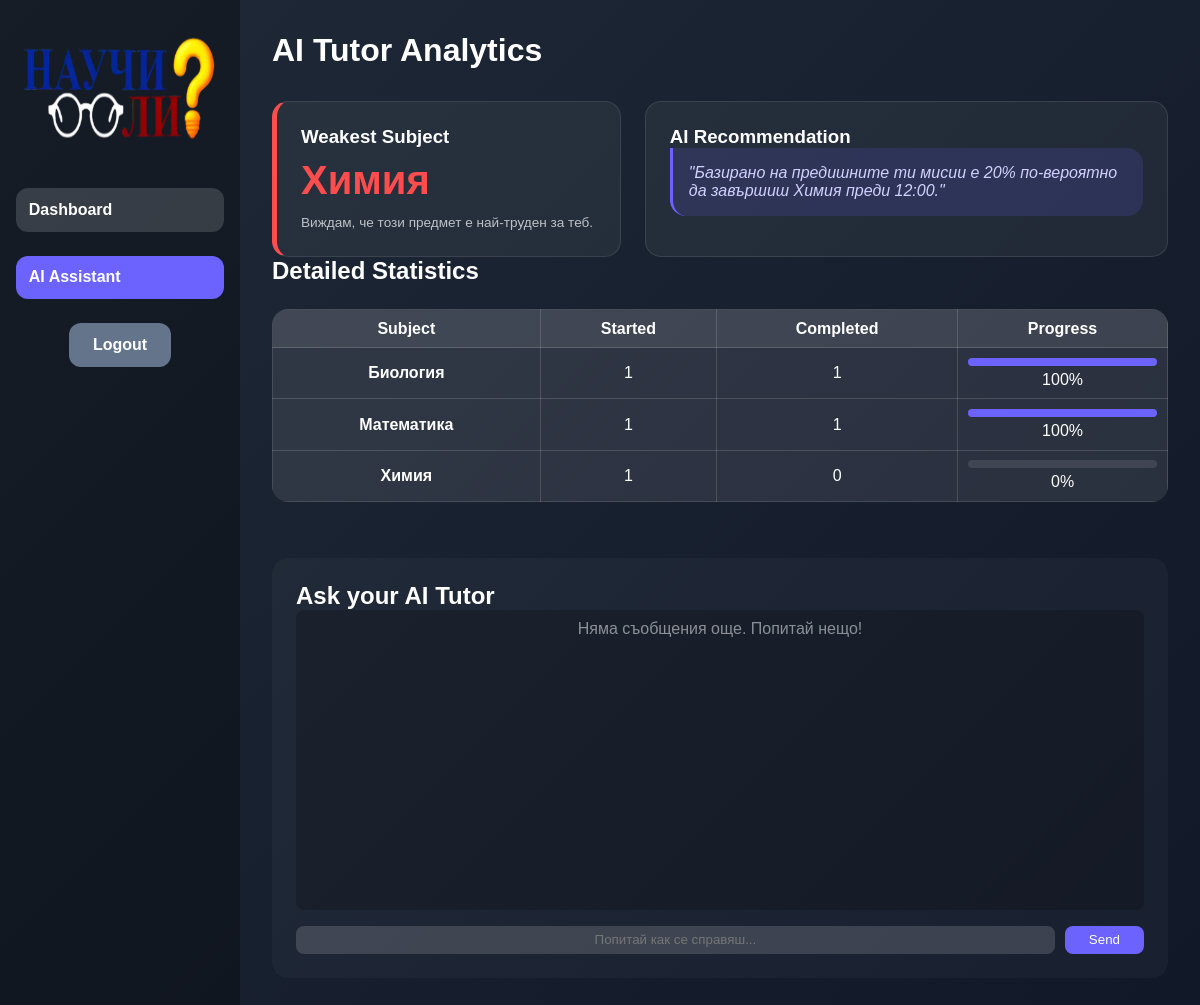
Screenshot of /ai_assistant (signed in) with the database file from the repository.
### app.py (models this page shows)
class Mission(db.Model):
    id = db.Column(db.Integer, primary_key=True)
    title = db.Column(db.String(200))
    duration = db.Column(db.Integer)      # <--- Make sure this line exists!
    xp_reward = db.Column(db.Integer)
    completed = db.Column(db.Boolean, default=False)
    remaining_seconds = db.Column(db.Integer, default=0)
    user_id = db.Column(db.Integer, db.ForeignKey('user.id'))

### app.py (the view)
@app.route('/ai_assistant')
@login_required
def ai_assistant():
    weakest_subject = get_weakest_subject(current_user.id)
    all_missions = Mission.query.filter_by(user_id=current_user.id).all()
    subject_stats = {}
    for m in all_missions:
        subj = m.title.replace("Study Session: ", "")
        if subj not in subject_stats:
            subject_stats[subj] = {'total': 0, 'completed': 0}
        subject_stats[subj]['total'] += 1
        if m.completed:
            subject_stats[subj]['completed'] += 1
    chat_history = ChatMessage.query.filter_by(user_id=current_user.id).order_by(ChatMessage.timestamp.asc()).all()
    return render_template('ai_assistant.html',
                           stats=subject_stats,
                           weakest_subject=weakest_subject,
                           chat_history=chat_history) # <--- Make sure this is here!

### app.py (called while the page is built)
@login_manager.user_loader
def load_user(user_id):
    return User.query.get(int(user_id))

def get_weakest_subject(user_id):
    all_missions = Mission.query.filter_by(user_id=user_id).all()
    if not all_missions:
        return "None yet"
    subject_stats = {}
    for m in all_missions:
        subj = m.title.replace("Study Session: ", "")
        if subj not in subject_stats:
            subject_stats[subj] = {'total': 0, 'completed': 0}
        subject_stats[subj]['total'] += 1
        if m.completed:
            subject_stats[subj]['completed'] += 1
    weakest_subject = "None yet"
    lowest_rate = 101
    for subj, stats in subject_stats.items():
        rate = (stats['completed'] / stats['total']) * 100
        if rate < lowest_rate:
            lowest_rate = rate
            weakest_subject = subj
    return weakest_subject

### templates/ai_assistant.html (shortened to what this page needs)
<!DOCTYPE html>
<html lang="bg">
<head>
    <link rel="stylesheet" href="{{ url_for('static', filename='style.css') }}">
</head>
<body>
    <div class="container">
        <div class="sidebar">
            <div class="logo"><img src="{{ url_for('static', filename='logo.png') }}"></div>
            <a href="{{ url_for('dashboard') }}" class="tab-button">Dashboard</a>
            <a href="{{ url_for('ai_assistant') }}" class="tab-button active">AI Assistant</a>
            <a href="{{ url_for('logout') }}" class="back-btn">Logout</a>
        </div>
        <div class="content-area">
            <h1>AI Tutor Analytics</h1>
            <div class="ai-grid">
                <div class="ai-card highlight">
                    <h3>Weakest Subject</h3>
                    <p class="stat-focus">{{ weakest_subject }}</p>
                    <p class="ai-hint">Виждам, че този предмет е най-труден за теб.</p>
                </div>
                <div class="ai-card">
                    <h3>AI Recommendation</h3>
                    <div class="chat-bubble">
                        "Базирано на предишните ти мисии е 20% по-вероятно да завършиш {{ weakest_subject }} преди
                        12:00."
                    </div>
                </div>
            </div>
            <div class="stats-container">
                <h2>Detailed Statistics</h2>
                <table>
                    <thead>
                        <tr>
                            <th>Subject</th>
                            <th>Started</th>
                            <th>Completed</th>
                            <th>Progress</th>
                        </tr>
                    </thead>
                    <tbody>
                        {% for subj, data in stats.items() %}
                        {% set rate = (data.completed / data.total * 100)|round|int %}
                        <tr>
                            <td><strong>{{ subj }}</strong></td>
                            <td>{{ data.total }}</td>
                            <td>{{ data.completed }}</td>
                            <td>
                                <div class="progress-bg">
                                    <div class="progress-fill" style="width: {{ rate }}%;"></div>
                                </div>
                                <span>{{ rate }}%</span>
                            </td>
                        </tr>
                        {% endfor %}
                    </tbody>
                </table>
            </div>
            <div class="chat-section">
                <h2>Ask your AI Tutor</h2>
                <div class="chat-window" id="chatWindow">
                    {% if chat_history %}
                    {% for msg in chat_history %}
                    <div class="message {{ 'ai-msg' if msg.is_ai else 'user-msg' }}">
                        {{ msg.content }}
                    </div>
                    {% endfor %}
                    {% else %}
                    <p style="text-align: center; opacity: 0.5;">Няма съобщения още. Попитай нещо!</p>
                    {% endif %}
                </div>
                <form action="{{ url_for('ask_ai') }}" method="POST" class="chat-input-area">
                    <input type="text" name="message" placeholder="Попитай как се справяш..." required>
                    <button type="submit" onclick="showLoading()">Send</button>
                </form>
            </div>
        </div>
    </div>
</body>
</html>

### static/style.css (style rules this page uses)
* { margin: 0; padding: 0; box-sizing: border-box; font-family: Arial, Helvetica, sans-serif; }
body { background: linear-gradient(135deg, #1f2937, #111827); color: #fff; min-height: 100vh; }
.container { display: flex; min-height: 100vh; }
.sidebar { width: 15rem; background: rgba(0,0,0,0.3); display: flex; flex-direction: column; align-items: center; padding: 2rem 1rem; gap: 1.5rem; }
.sidebar .logo img { width: 15rem; height: 7rem; margin-bottom: 1rem; filter: brightness(120%); }
.sidebar .tab-button { width: 100%; padding: 0.8rem; background: rgba(255,255,255,0.15); border: none; text-decoration: none; border-radius: 0.75rem; color: #fff; font-weight: bold; cursor: pointer; transition: background 0.2s; }
.tab-button { width: 100%; padding: 0.8rem; background: rgba(255,255,255,0.15); border: none; border-radius: 0.75rem; color: #fff; font-weight: bold; cursor: pointer; transition: background 0.2s; }
.tab-button.active { background: #6c63ff; }
.content-area { flex: 1; padding: 2rem; display: flex; flex-direction: column; }
.back-btn { display: inline-block; padding: 0.8rem 1.5rem; background: #64748b; border-radius: 0.75rem; text-decoration: none; color: white; font-weight: bold; transition: 0.3s; }
a { color: #3b82f6; }
.content-area table { width: 100%; border-collapse: collapse; margin: 1.5rem 0; background: rgba(255,255,255,0.05); border-radius: 1rem; overflow: hidden; }
.content-area th, .content-area td { border: 1px solid rgba(255,255,255,0.15); padding: 0.6rem; text-align: center; }
.content-area th { background: rgba(255,255,255,0.12); font-weight: bold; }
.content-area td { background: rgba(255,255,255,0.04); }
.content-area input[type="text"] { width: 95%; padding: 0.4rem; border-radius: 0.5rem; border: none; outline: none; text-align: center; background: rgba(255,255,255,0.15); color: white; transition: 0.2s; }
.ai-grid { display: grid; grid-template-columns: 1fr 1.5fr; gap: 1.5rem; margin-top: 2rem; }
.ai-card { background: rgba(255, 255, 255, 0.05); padding: 1.5rem; border-radius: 1rem; border: 1px solid rgba(255, 255, 255, 0.1); }
.ai-card.highlight { border-left: 5px solid #ff4d4d; }
.stat-focus { font-size: 2.5rem; font-weight: bold; color: #ff4d4d; margin: 10px 0; }
.ai-hint { font-size: 0.85rem; opacity: 0.7; line-height: 1.4; }
.chat-bubble { background: rgba(108, 99, 255, 0.15); padding: 1rem; border-radius: 0 1rem 1rem 1rem; font-style: italic; color: #d1d1ff; border-left: 3px solid #6c63ff; }
.progress-bg { width: 100%; background: rgba(255,255,255,0.1); height: 8px; border-radius: 4px; overflow: hidden; margin-bottom: 5px; }
.progress-fill { height: 100%; background: #6c63ff; transition: width 0.5s ease-in-out; }
.chat-section { margin-top: 2rem; background: rgba(255, 255, 255, 0.03); padding: 1.5rem; border-radius: 1rem; }
.chat-window { height: 300px; overflow-y: auto; display: flex; flex-direction: column; gap: 10px; padding: 10px; background: rgba(0, 0, 0, 0.2); border-radius: 0.5rem; margin-bottom: 1rem; }
.chat-input-area { display: flex; gap: 10px; }
.chat-input-area input { flex-grow: 1; background: rgba(255, 255, 255, 0.1); border: 1px solid rgba(255, 255, 255, 0.2); padding: 0.8rem; border-radius: 0.5rem; color: white; }
.chat-input-area button { background: #6c63ff; color: white; border: none; padding: 0 1.5rem; border-radius: 0.5rem; cursor: pointer; }
:root { --primary: #6c63ff; --success: #22c55e; --error: #ef4444; --accent: #ffd700; }

### rows the page displays
Mission: title "Химия", total "1", completed "0", rate "0"
Mission: title "Биология", total "1", completed "1", rate "100"
Mission: title "Математика", total "1", completed "1", rate "100"
